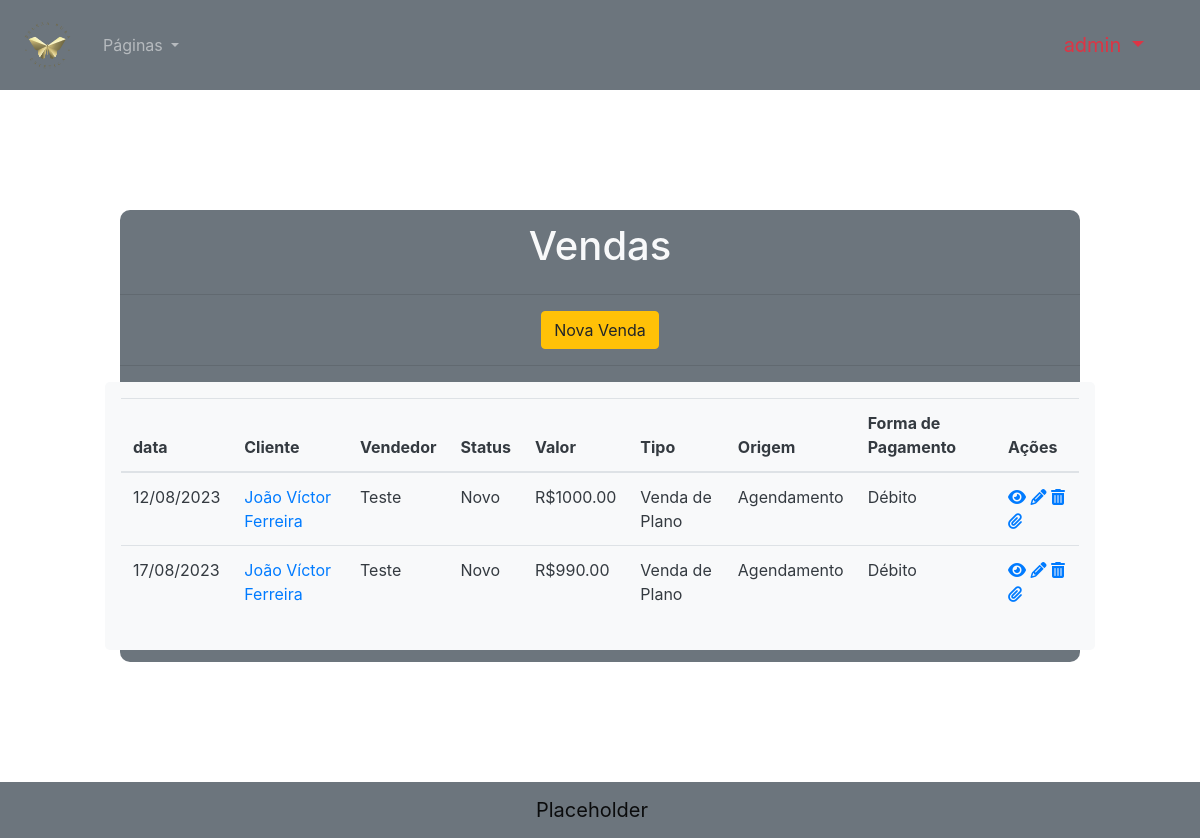
/payment/ (signed in), run on an earlier commit of the app's database.
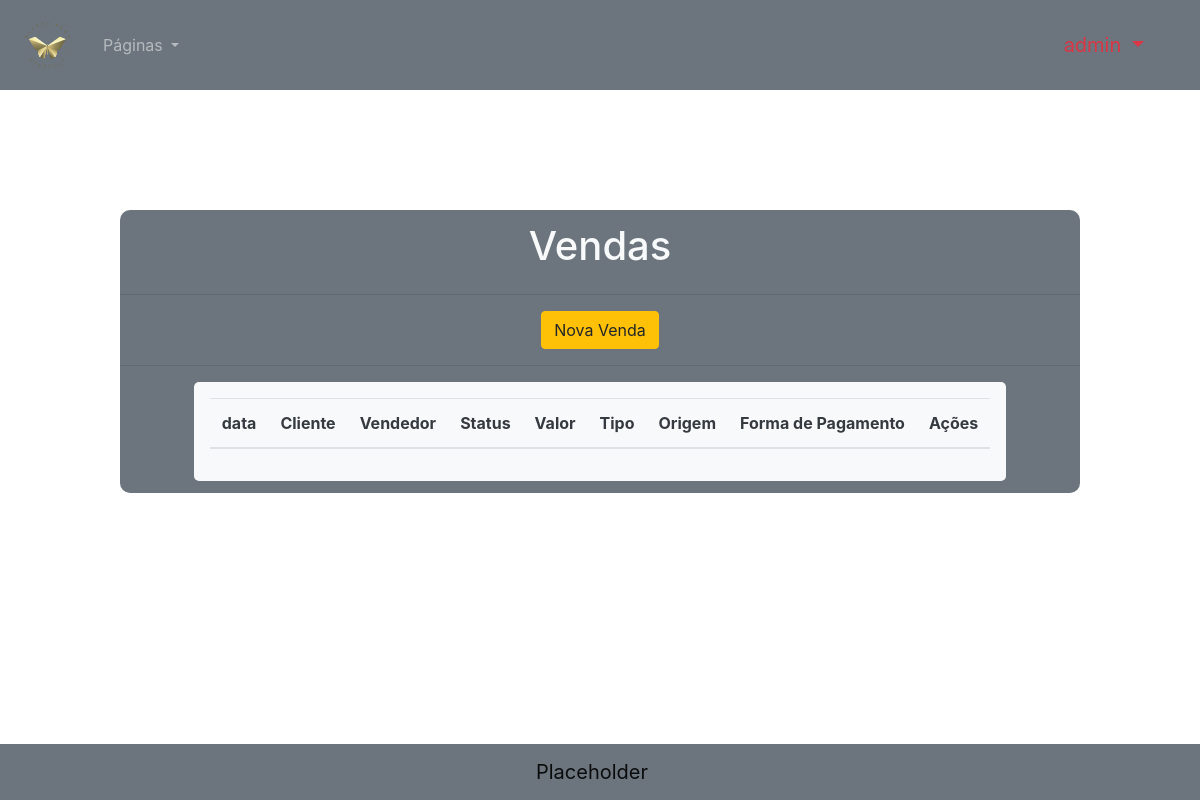
And on a later commit of the database.
### main/models.py (models this page shows, shortened)
class Sale(models.Model):
    sale_type = models.ForeignKey("SaleType", null=True, blank=True, on_delete=models.SET_NULL) #plano, produto ou serviço
    account = models.ForeignKey("Account", null=True, blank=True, on_delete=models.SET_NULL)
    client = models.ForeignKey("Person", null=True, blank=True, on_delete=models.CASCADE)
    seller = models.ForeignKey("Employee", null=True, blank=True, on_delete=models.SET_NULL)
    status = models.ForeignKey("SaleStatus", null=True, blank=True, on_delete=models.SET_NULL)
    origin = models.ForeignKey("SaleOrigin", null=True, blank=True, on_delete=models.SET_NULL)
    service = models.ForeignKey("SaleService", null=True, blank=True, on_delete=models.SET_NULL) #service = o que estão vendendo
    payment_type = models.ForeignKey("PaymentType", null=True, blank=True, on_delete=models.SET_NULL)
    discount_is_percent = models.BooleanField(default=False)
    discount = models.DecimalField(null=True, blank=True, decimal_places=2, max_digits=8)
    sessions = models.IntegerField(null=True, blank=True)
    obs = models.CharField(max_length=200, null=True, blank=True)
    date = models.DateField(null=True, blank=True)
    final_price = models.DecimalField(max_digits=8, null=True, blank=True, decimal_places=2)

class Person(models.Model):
    name = models.CharField(max_length=50)
    cpf = models.CharField(max_length=14)
    birth_date = models.DateField()
    gender = models.ForeignKey("Gender", null=True, blank=True, on_delete=models.SET_NULL)
    phone = models.CharField(max_length=14)
    cellphone = models.CharField(max_length=15)
    email = models.EmailField(max_length=128)
    cep = models.CharField(max_length=9, null=True, blank=True)
    address = models.CharField(max_length=100, null=True, blank=True)
    city = models.CharField(max_length=30, null=True, blank=True)
    district = models.CharField(max_length=30, null=True, blank=True)
    UF = models.CharField(max_length=2, null=True, blank=True)
    complement = models.CharField(max_length=30, null=True, blank=True)
    def __str__(self):
        return self.name
    class Meta:
        verbose_name = 'Cliente'
        verbose_name_plural = 'Clientes'

class Employee(models.Model): #Employee = User?
    name = models.CharField(max_length=50, verbose_name="Nome")
    def __str__(self):
        return self.name
    class Meta:
        verbose_name = 'Funcionário'
        verbose_name_plural = 'Funcionários'

class SaleStatus(models.Model): #novo, pendente, agendado ou cancelado
    name = models.CharField(max_length=20, verbose_name="Nome")
    def __str__(self):
        return self.name
    class Meta:
        verbose_name="Status de Venda"
        verbose_name_plural="Status de Venda"

class SaleType(models.Model): #plano, produto ou serviço
    name = models.CharField(max_length=80, verbose_name="Nome")

class SaleOrigin(models.Model):
    name = models.CharField(max_length=40, verbose_name="Nome")
    class Meta:
        verbose_name = 'Origem de Venda'
        verbose_name_plural = 'Origens de Venda'

class PaymentType(models.Model):
    name = models.CharField(max_length=30, verbose_name="Nome")
    has_tax = models.BooleanField(default=False, verbose_name="Tem Taxa?")
    taxa = models.DecimalField(max_digits=5, decimal_places=2, verbose_name = 'Dias p/ recebimento', null=True, blank=True)
    class Meta:
        verbose_name="Forma de Pagamento"
        verbose_name_plural="Formas de Pagamento"

### main/views.py (the view)
# urls.py: path("payment/", views.ListSale, name="list_sale"),
@login_required(login_url="/login/")
@user_passes_test(user_is_staff, login_url="login")
def ListSale(request):
    sale_list = Sale.objects.all()
    context = {
        "perms":request.user.get_all_permissions(),
        "username" : request.user,
        "sale_list" : sale_list
    }
    return render(request, "html/list_sale.html", context)

### main/views.py (called while the page is built)
def user_is_staff(user):
    return user.groups.filter(name='Financeiro').exists() or user.is_superuser

### main/templates/html/list_sale.html (shortened to what this page needs)
{% extends "./main.html" %}
{% load static%}
    {% block scripts %}
    <link href="https://cdn.datatables.net/v/dt/jq-3.7.0/jszip-3.10.1/dt-1.13.6/b-2.4.1/b-colvis-2.4.1/b-html5-2.4.1/b-print-2.4.1/cr-1.7.0/date-1.5.1/r-2.5.0/rr-1.4.1/sc-2.2.0/sb-1.5.0/sp-2.2.0/sl-1.7.0/sr-1.3.0/datatables.min.css" rel="stylesheet">
    <link rel="stylesheet" href="{% static 'css/list_person.css' %}">
    {% endblock %}
    {% block body %}
        <div class="container-lg">
            <div class="bg-secondary box">
                <div class="row">
                    <h1 class="text-light">Vendas</h1>
                </div>
                <hr width="100" class="w-100">
                <div class="row">
                    <a href="{% url 'new_sale' %}" class="btn btn-warning">Nova Venda</a>
                </div>
                <hr width="100" class="w-100">
                <div class="row bg-light p-3" style="border-radius: 5px;">
                    <table id="table" class="table bg-light text-dark">
                        <thead>
                            <tr>
                                <th scope="col">data</th>
                                <th scope="col">Cliente</th>
                                <th scope="col">Vendedor</th>
                                <th scope="col">Status</th>
                                <th scope="col">Valor</th>
                                <th scope="col">Tipo</th>
                                <th scope="col">Origem</th>
                                <th scope="col">Forma de Pagamento</th>
                                <th scope="col">Ações</th>
                            </tr>
                        </thead>
                        <tbody>
                            {% for s in sale_list %}
                            <tr>
                                <td data-sort="YYYY-MM-DD" data-order="YYYY-MM-DD">{{s.date|date:'d/m/Y'}}</td>
                                <td><a target="_blank" {% if s.client %} href="{% url 'view_person' s.client.pk %}" {% else %} href="#" {% endif %}>{{s.client}}</a></th>
                                <td>{{s.seller}}</td>
                                <td>{{s.status}}</td>
                                <td>R${{s.final_price}}</td>
                                <td>Venda de {{s.sale_type.name}}</td>
                                <td>{{s.origin.name}}</td>
                                <td>{{s.payment_type.name}}</td>
                                <td>
                                    <a href="{% url 'view_sale' s.pk %}"><i class="fa-solid fa-eye"></i></a>
                                    <a href="{% url 'edit_sale' s.pk %}"><i class="fa fa-pencil" aria-hidden="true"></i></a>
                                    <a href="#" s_pk="{{s.pk}}" onclick="deleteSale(this)"><i class="fa fa-trash" aria-hidden="true"></i></a>
                                    <a href="{% url 'contrato' s.pk %}" target="_blank"><i class="fa fa-paperclip" aria-hidden="true"></i></a>
                                </td>
                            </tr>
                            {% endfor %}
                        </tbody>
                    </table>
                </div>
            </div>
        </div>
    {% endblock %}

What changed in the data, as far as the page shows it:
removed Sale: date "12/08/2023", client "João Víctor Ferreira", seller "Teste", status "Novo", final_price "1000.00", sale_type.name "Plano", origin.name "Agendamento", payment_type.name "Débito"
removed Sale: date "17/08/2023", client "João Víctor Ferreira", seller "Teste", status "Novo", final_price "990.00", sale_type.name "Plano", origin.name "Agendamento", payment_type.name "Débito"
